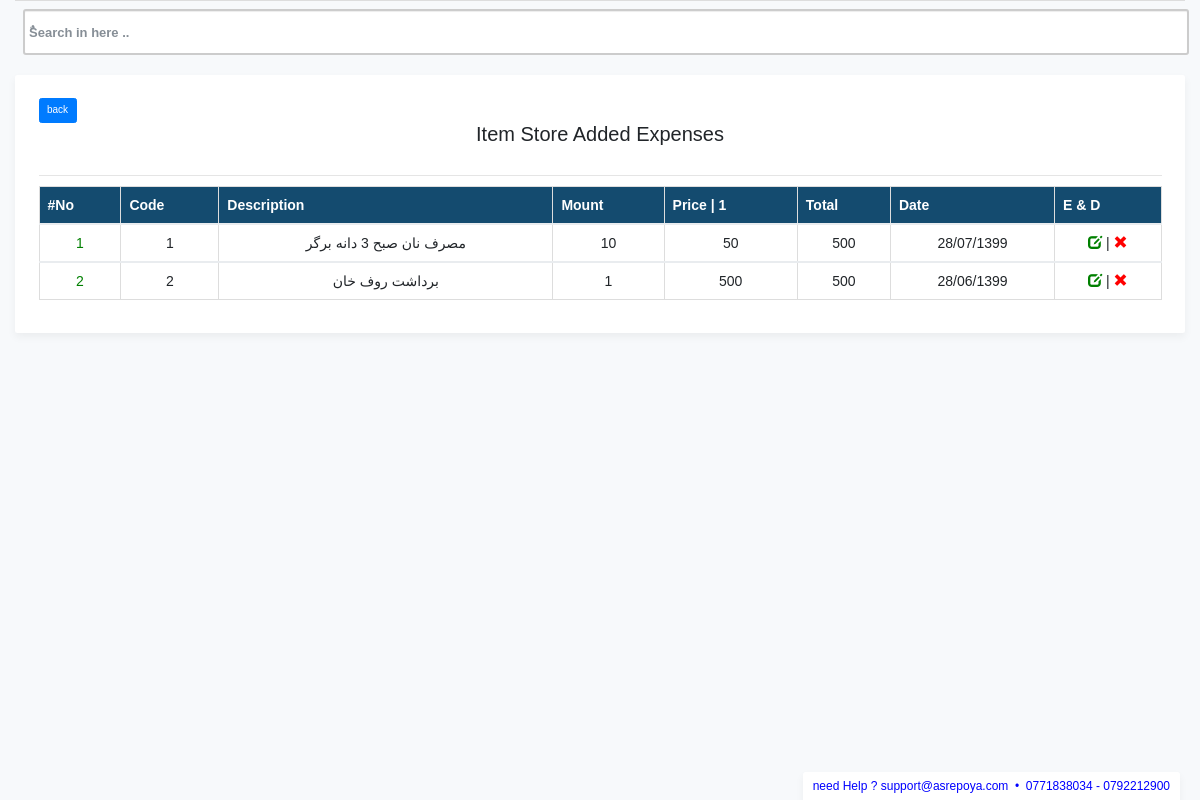
Screenshot of /item_store_added_expenses.php (signed in) with the database file from the repository.
### tables this page shows
CREATE TABLE `item_expenses` (
  `id` int(11) NOT NULL,
  `code` int(10) NOT NULL,
  `description` text NOT NULL,
  `amount` int(11) NOT NULL,
  `price1` float NOT NULL,
  `date_sh` varchar(100) NOT NULL,
  `status` varchar(10) NOT NULL
);

### item_store_added_expenses.php (the view, shortened to what this page needs)
<?php
  include_once("database.php");
 ?>
<!DOCTYPE html>
<html lang="en">
    <head>
        <link rel="stylesheet" href="css/bootstrap.min.css">
        <link rel="stylesheet" href="css/persian-datepicker.css">
        <link rel="stylesheet" type="text/css" href="css/my-login.css">
        <link href="fileuploads/css/dropify.css" rel="stylesheet" type="text/css" />
        <link rel="stylesheet" type="text/css" href="vendor/bootstrap/css/bootstrap.min.css">
        <link rel="stylesheet" type="text/css" href="fonts/font-awesome-4.7.0/css/font-awesome.min.css">
        <link rel="stylesheet" type="text/css" href="fonts/Linearicons-Free-v1.0.0/icon-font.min.css">
        <link rel="stylesheet" type="text/css" href="vendor/animate/animate.css">
        <link rel="stylesheet" type="text/css" href="vendor/css-hamburgers/hamburgers.min.css">
        <link rel="stylesheet" type="text/css" href="vendor/animsition/css/animsition.min.css">
        <link rel="stylesheet" type="text/css" href="vendor/select2/select2.min.css">
        <link rel="stylesheet" type="text/css" href="vendor/daterangepicker/daterangepicker.css">
        <link rel="stylesheet" type="text/css" href="css/util.css">
        <link rel="stylesheet" type="text/css" href="css/main.css">
        <link type="text/css" href="css/persian-datepicker.css" rel="stylesheet" />
        <link href="fileuploads/css/dropify.css" rel="stylesheet" type="text/css" />
    </head>
    <body class="my-login-page">
        <section class="h-100" style=" padding:0px !important;">
            <div class="container-fluid h-100" style=" width:100%;">
                <table class="table  table-stripped" style="text-align:center !important;">
                    <tr>
                        <form action="" method="post">
                            <th><input type="search" class="form-control" id="myInput"
                                    placeholder="ٌSearch in here .. "></th>
                        </form>
                    </tr>
                </table>
                <div class="card-wrapper" style="width:100%;margin-top:1%; ">
                    <div class="card fat" style="">
                        <div class="card-body">
                            <button class="btn btn-primary"
                                onclick="window.open('item_store_expenses.php','_self');">back</button>
                            <h2 class="card-title" style="text-align:center;">Item Store Added Expenses</h2>
                            <hr>
                            <form method="POST" id="uploadForm" class="my-login-validation"
                                enctype="multipart/form-data" novalidate="">
                                <table class="table table-bordered">
                                    <tr class="tr" style="background-color:#144b6f;color:white;">
                                        <th>#No</th>
                                        <th>Code</th>
                                        <th>Description</th>
                                        <th>Mount</th>
                                        <th>Price | 1</th>
                                        <th>Total</th>
                                        <th>Date</th>
                                        <th title="Edit & Delete" class="authority">E & D</th>
                                    </tr>
                                    <?php
                                    $sql = mysqli_query($connection,"select * from item_expenses");
                                    $count=1;
                                    while($row = mysqli_fetch_assoc($sql)){
                                        ?>
                                    <tbody id="myTable">
                                        <tr>
                                            <td style="color:green;"><?php echo $count;?></td>
                                            <td><?php echo $row["code"];?></td>
                                            <td><?php echo $row["description"];?></td>
                                            <td><?php echo $row["amount"];?></td>
                                            <td><?php echo $row["price1"];?></td>
                                            <td><?php echo $row["amount"] * $row["price1"];?></td>
                                            <td><?php echo $row["date_sh"];?></td>
                                            <td class="authority"><span class="glyphicon glyphicon-edit" title="edit"
                                                    onclick="edit(<?php echo $row['id'] ;?>)"
                                                    style="color:green; cursor:pointer;"></span>
                                                | <span class="glyphicon glyphicon-remove"
                                                    onclick="delet(<?php echo $row['id'] ;?>)"
                                                    style="color:red; cursor:pointer;" title="delete"></span></td>
                                        </tr>
                                        <?php
                                        $count++;
                                    }
                                  ?>
                                    </tbody>
                                </table>
                            </form>
                        </div>
                    </div>
                </div>
            </div>
        </section>
    </body>
</html>

### css/persian-datepicker.css (style rules this page uses)
input, textarea { -webkit-transition: border linear 0.2s, box-shadow linear 0.2s; -moz-transition: border linear 0.2s, box-shadow linear 0.2s; -o-transition: border linear 0.2s, box-shadow linear 0.2s; transition: border linear 0.2s, box-shadow linear 0.2s; }
input[type="text"], input[type="email"], input[type="tel"], input[type="search"], input[type="url"], input[type="password"], .ui-autocomplete-input, textarea, .uneditable-input { display: inline-block; padding: 4px; font-size: 13px; line-height: 18px; color: #555555; border: 1px solid #ccc; -webkit-border-radius: 3px; -moz-border-radius: 3px; border-radius: 3px; }
input[type="search"] { -webkit-appearance: textfield; -moz-box-sizing: content-box; -webkit-box-sizing: content-box; box-sizing: content-box; }

### css/my-login.css (style rules this page uses)
html,body { height: 100%; }
body.my-login-page { background-color: #f7f9fb; font-size: 14px; }
.my-login-page .card-wrapper { width: 400px; }
.my-login-page .card { border-color: transparent; box-shadow: 0 4px 8px rgba(0,0,0,.05); }
.my-login-page .card.fat { padding: 10px; }
.my-login-page .card .card-title { margin-bottom: 30px; }
.my-login-page .form-control { border-width: 2.3px; }

### css/main.css (style rules this page uses)
* { margin: 0px; padding: 0px; box-sizing: border-box; }
body, html { height: 100%; font-family: Raleway-Regular, sans-serif; }
h1,h2,h3,h4,h5,h6 { margin: 0px; }
input { outline: none; border: none; }
button { outline: none !important; border: none; background: transparent; }

### item_store_added_expenses.php (style rules this page uses)
td { text-align: center; vertical-align: middle; }
.tr th { position: sticky !important; top: 0px !important; background-color: #144b6f; }

### rows the page displays
item_expenses: code "1", description "مصرف نان صبح 3 دانه برگر", amount "10", price1 "50", $row["amount"] * $row["price1"] "500", date_sh "28/07/1399"
item_expenses: code "2", description "برداشت روف خان", amount "1", price1 "500", $row['amount']*$row['price1'] "500", date_sh "28/06/1399"
